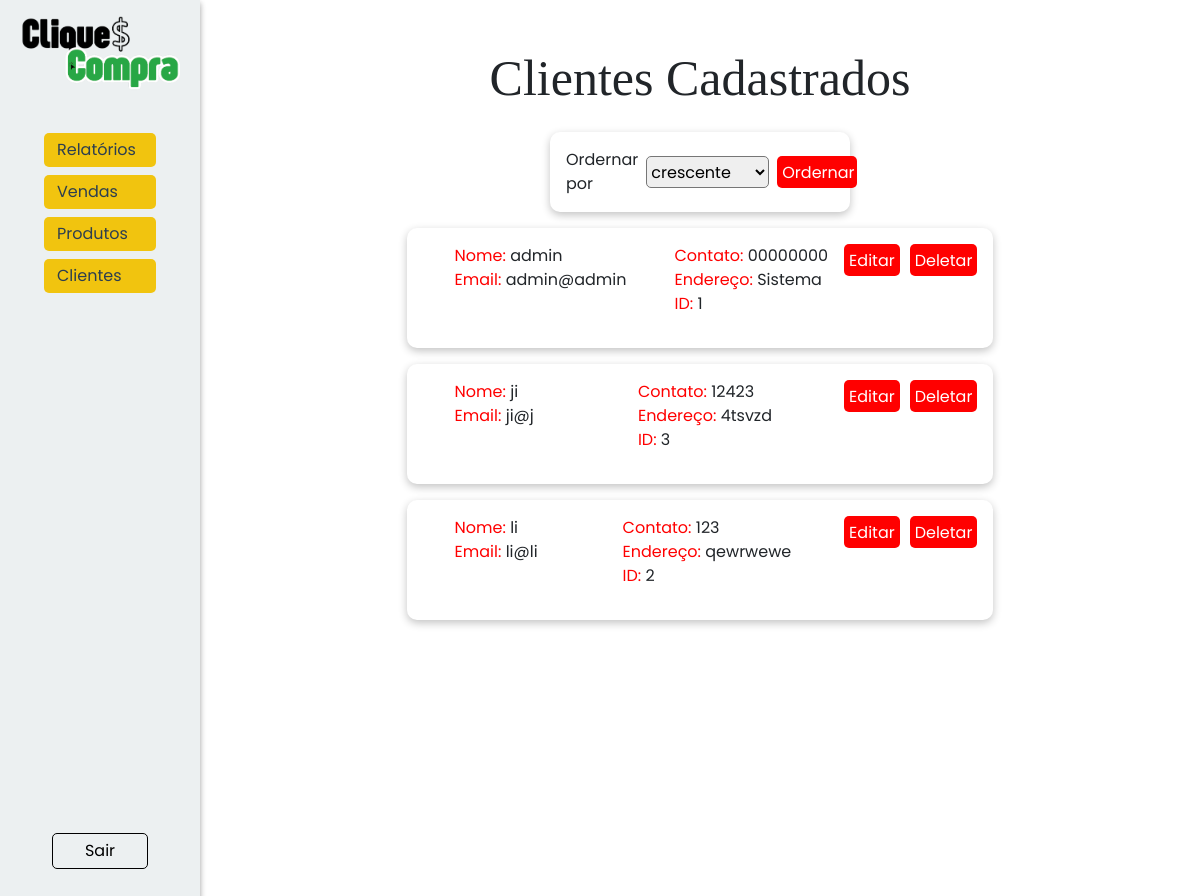
Page /clientes/ (signed in) on the earlier database version.
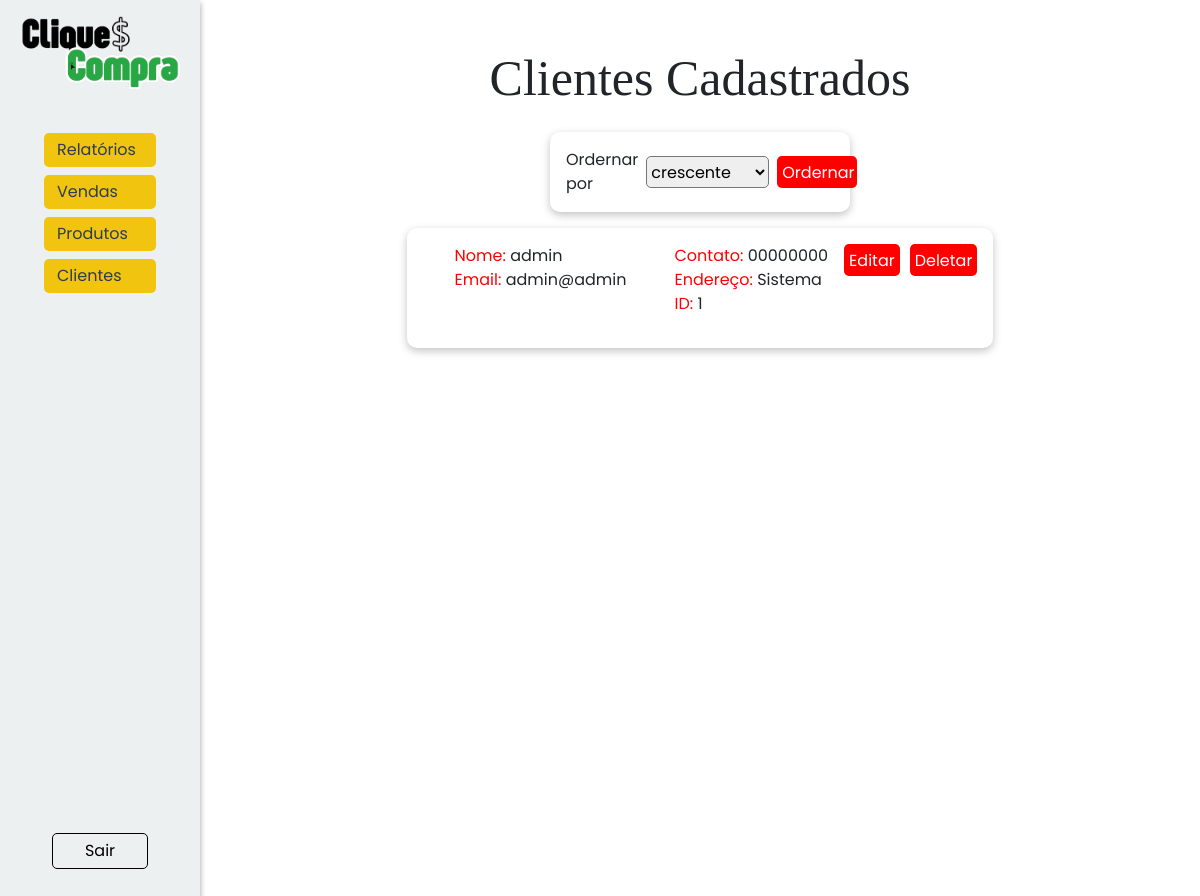
Same page on the later database version.
### models/clientes.py (models this page shows, shortened)
class Cliente(Base, UserMixin):
    __tablename__ = 'tb_clientes'
    cli_id:Mapped[int] = mapped_column(primary_key = True, autoincrement=True)
    cli_nome:Mapped[str] = mapped_column(nullable=False)
    cli_email:Mapped[str] = mapped_column(unique = True, nullable=False)
    cli_telefone:Mapped[str] = mapped_column(nullable=False)
    cli_endereco:Mapped[str] = mapped_column(nullable=False)
    cli_senha:Mapped[str] = mapped_column(nullable=False)
    cli_tipo:Mapped[str] = mapped_column(nullable=False)
    vendas: Mapped[list["Venda"]] = relationship("Venda", back_populates="clientes", cascade="all, delete-orphan")
    @classmethod
    def find(cls, **kwargs):
        if 'email' in kwargs:
            return session.query(cls).filter_by(cli_email=kwargs['email']).first() #SELECT * FROM tb_clientes WHERE cli_email = email
        elif 'id' in kwargs:
            return session.query(cls).filter_by(cli_id=kwargs['id']).first() #SELECT * FROM tb_clientes WHERE cli_id = id
        else:
            raise AttributeError('A busca deve ser feita por email ou id.')
    @classmethod
    def all(cls, ordem = "crescente"):
        if ordem == "crescente":
            direcao = "ASC"
        elif ordem == "decrescente":
            direcao = "DESC"
        sql = text(f"SELECT * FROM tb_clientes ORDER BY cli_nome {direcao}")
        clientes = session.execute(sql).fetchall()
        return clientes

### controllers/clientes.py (the view)
@cliente_bp.route('/', methods=['POST', 'GET'])
@login_required
@role_required('admin')
def view():
    if request.method == 'POST':
        ordem = request.form['ordem']
        clientes = Cliente.all(ordem=ordem)
    elif request.method == 'GET':
        clientes = Cliente.all()
    return render_template('clientes/view.html', clientes = clientes)

### controllers/clientes.py (called while the page is built)
@login_manager.user_loader
def load_user(user_id):
    return Cliente.find(id=user_id)

### templates/clientes/view.html (shortened to what this page needs)
{% extends "model.html" %}
{% block head_extras %}
<link rel="stylesheet" href="{{ url_for('static', filename='style/model.css') }}">
<link rel="stylesheet" href="{{ url_for('static', filename='style/clientes.css') }}">
{% endblock %}
{% block content %}
<nav class="nav-reg">
    <img src="../../static/assets/cliqueconta.png" alt="Logo do CliqueCompra">
    <div class="links">
        <div class="links-nav">
            {% if current_user.cli_tipo == 'admin' %}
            <div class="dropdown">
                <button class="dropdown-button" onclick="toggleDropdown('relatorios-menu')">
                    Relatórios
                </button>
            </div>
            <div class="dropdown">
                <button class="dropdown-button" onclick="toggleDropdown('vendas-menu')">
                    Vendas
                </button>
            </div>
            {% endif %}
            <div class="dropdown">
                {% if current_user.cli_tipo == 'admin' %}
                <button class="dropdown-button" onclick="toggleDropdown('produtos-menu')">
                    Produtos</button>
            </div>
                {% endif %}
            {% if current_user.cli_tipo == 'admin' %}
            <div class="dropdown">
                <button class="dropdown-button" onclick="toggleDropdown('clientes-menu')">
                    Clientes
                </button>
            </div>
            {% endif %}
        </div>
        <a class='sair' href="{{url_for('cliente.logout')}}">Sair</a>
    </div>
</nav>
<main>
    <h1>Clientes Cadastrados</h1>
    <div class="filtro">
        <span>Ordernar por</span>
        <form action="{{url_for('cliente.view')}}" method="post">
            <select name="ordem" id="filtro-cli">
                <option value="crescente">crescente</option>
            </select>
            <button type="submit">Ordernar</button>
        </form>
    </div>
    <div class="clientes">
        {% for cliente in clientes %}
            {% if cliente.cli_email != "adm@adm" %}
                <div class="cliente">
                    <ul>
                        <li><span style="color: red;">Nome:</span> {{ cliente.cli_nome }}</li>
                        <li><span style="color: red;">Email:</span> {{ cliente.cli_email }}</li>
                    </ul>
                    <ul>
                        <li><span style="color: red;">Contato:</span> {{ cliente.cli_telefone }}</li>
                        <li><span style="color: red;">Endereço:</span> {{ cliente.cli_endereco }}</li>
                        <li><span style="color: red;">ID:</span> {{ cliente.cli_id }}</li>
                    </ul>
                    <div class="acoes">
                        <a href="{{ url_for('cliente.edit', cli_id=cliente.cli_id) }}">Editar</a>
                        <a href="#" onclick="return confirmarDeletar('{{url_for('cliente.remove', cli_id=cliente.cli_id)}}')">Deletar</a>
                    </div>
                </div>
            {% endif %}
        {% endfor %}
    </div>
</main>
{% endblock %}

Differences in the rows shown:
removed Cliente: cli_nome "ji", cli_email "ji@j", cli_telefone "12423", cli_endereco "4tsvzd", cli_id "3"
removed Cliente: cli_nome "li", cli_email "li@li", cli_telefone "123", cli_endereco "qewrwewe", cli_id "2"
